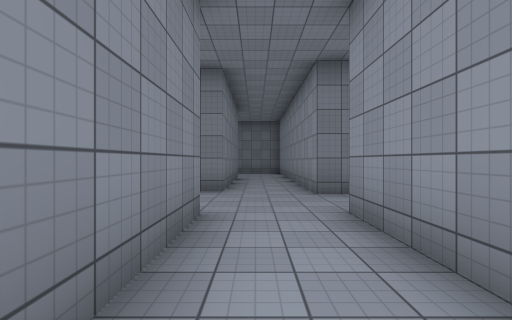
view 1 (above)

21 first-person views from a walk through a 3-D level made in the Unity game engine. The camera is 1.4 m above the floor, looks level and sees 85° across. The floor is counted in squares, 2 m on a side. Each view is taken from the middle of a square. On the plan, view 1 faces up. The plan holds only what a view shows up to about 9 squares ahead; the rest is blank. The place goes on beyond the plan. The player is left out. Door leaves are left out, so doorways stand open. Surface patterns are stand-ins for the level's own textures.

view 2
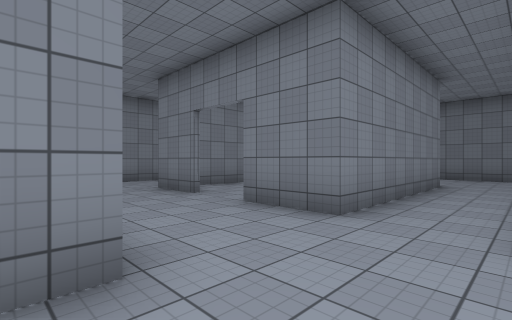

view 3
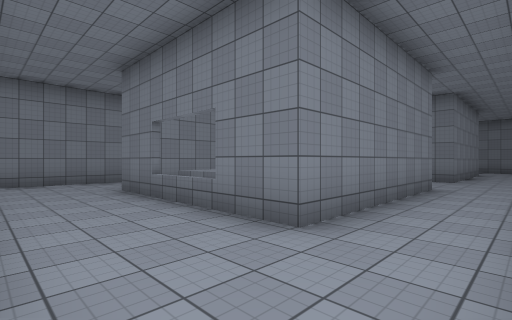

view 4
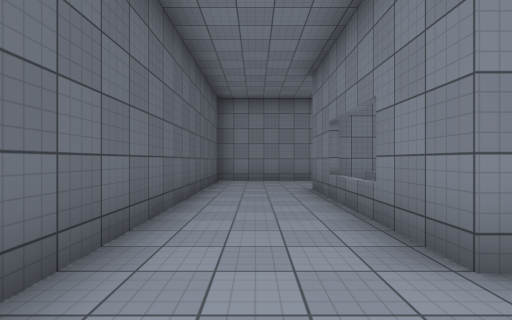

view 5
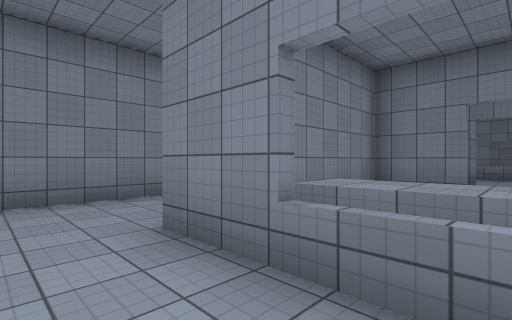

view 6
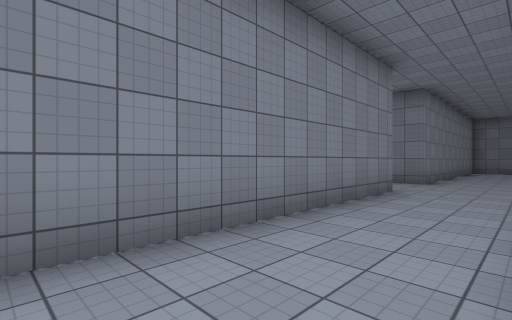

view 7
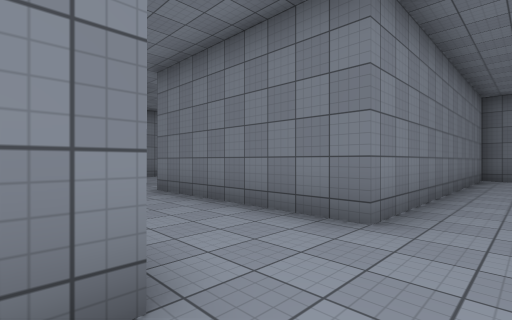

view 8
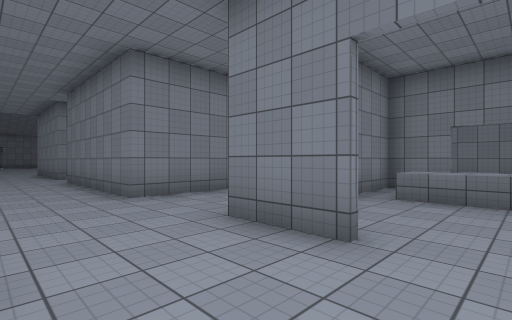

view 9
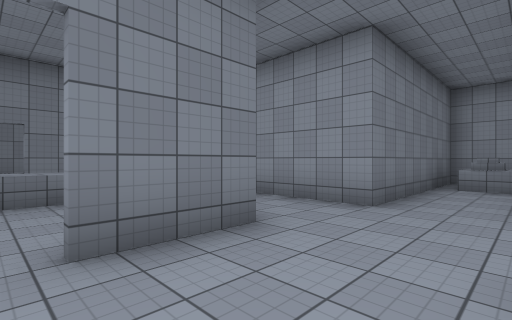

view 10
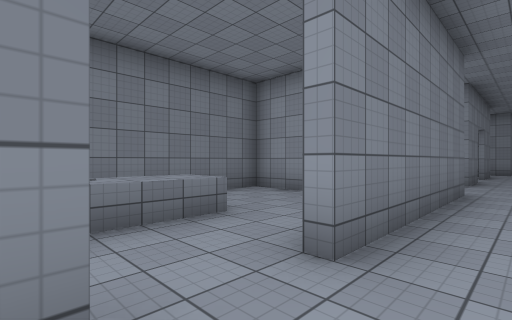

view 11
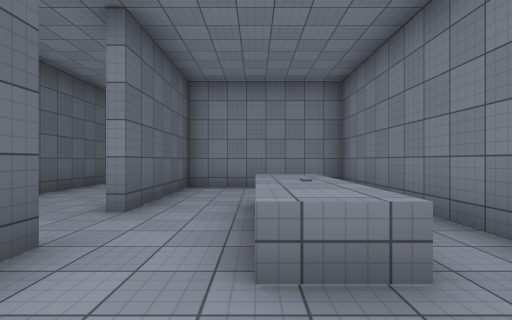

view 12
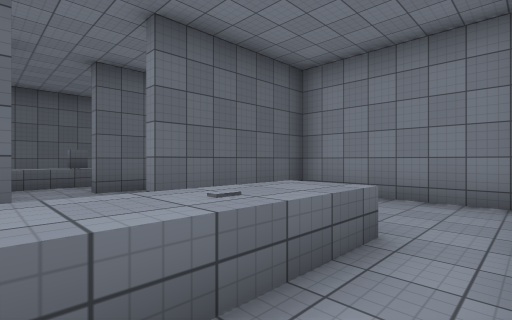

view 13
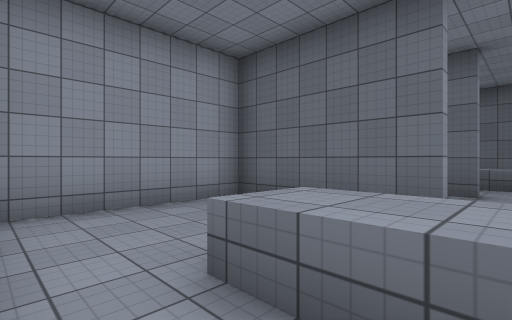

view 14
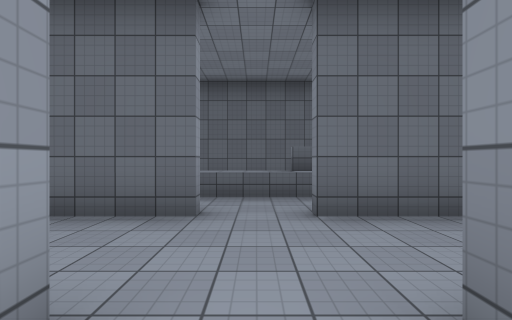

view 15
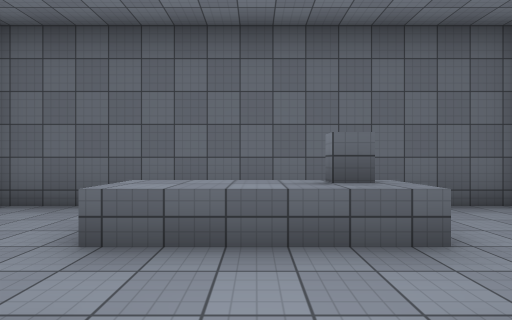

view 16
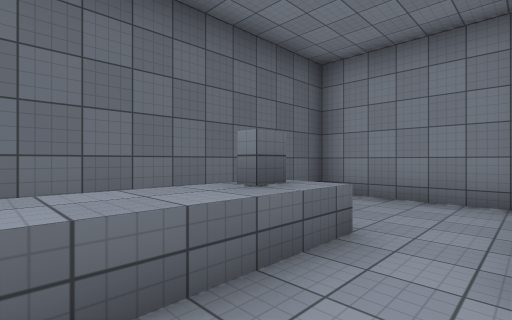

view 17
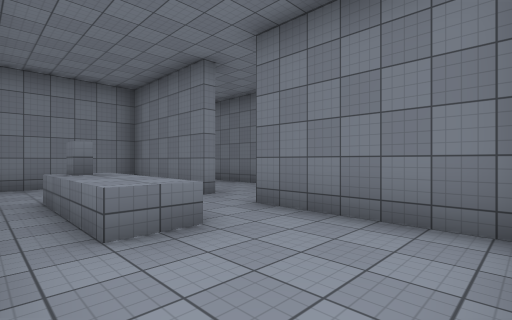

view 18
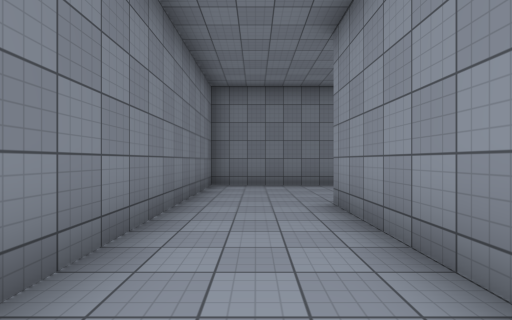

view 19
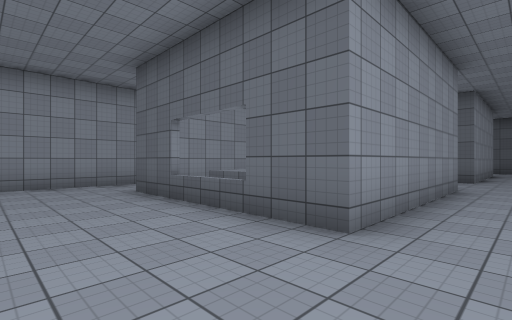

view 20
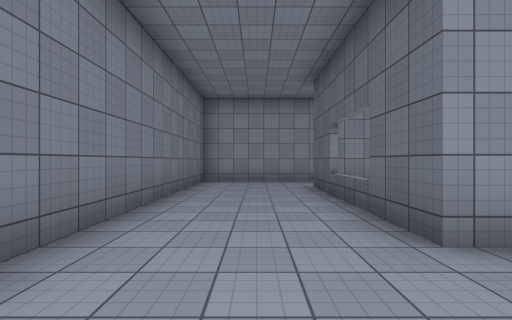

view 21
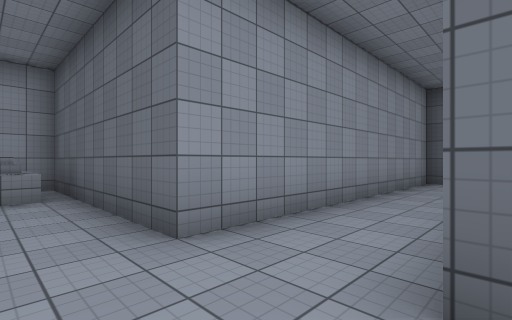

### Floor plan
Key: @ floor where view 1 was taken; # wall or solid block; . floor; D open door; = window, fence, low wall or low ledge; ^ raised ledge.
Columns run from 19 left of view 1 to 7 right of it. Each row starts with its distance up from view 1.
 15           ############
 14           #..........#
 13           #..........#
 12           #..........#
 11 ###########..##==##..#
 10 #.........#..#.^^^#..#
  9 #...^^^...#..#....#..#
  8 #...^^^...#..#....#..#
  7 #.........#..#....#..#
  6 #####D#####..##..##..######
  5   ..................DD..^^#
  4 .####.#####...##. #.DD....#
  3 ##...D....#..##   #..######
  2 #.........#..#    #..#
  1 #...#^^...#..#    #..#
  0 #.........#..#.^^ #@.#
 -1 ###########..##^^##..#
 -2           #..........#
 -3           #..........#
 -4           #..........#
 -5           ############

Positions as (right, up) in squares from view 1, and headings:
1: (0, 0), facing up
2: (1, 3), facing up-left
3: (1, -4), facing up-left
4: (1, -3), facing left
5: (-3, -3), facing up-left
6: (-6, -3), facing up-left
7: (-7, 3), facing up-left
8: (-3, 4), facing up-left
9: (-3, 4), facing up-right
10: (-15, 5), facing up-right
11: (-11, 8), facing left
12: (-13, 10), facing down-left
13: (-14, 10), facing down-right
14: (-14, 7), facing down
15: (-14, 4), facing down
16: (-13, 3), facing down-left
17: (-10, 0), facing up-left
18: (-7, 7), facing up
19: (-7, 14), facing down-right
20: (-8, 13), facing right
21: (-1, 5), facing down-right
